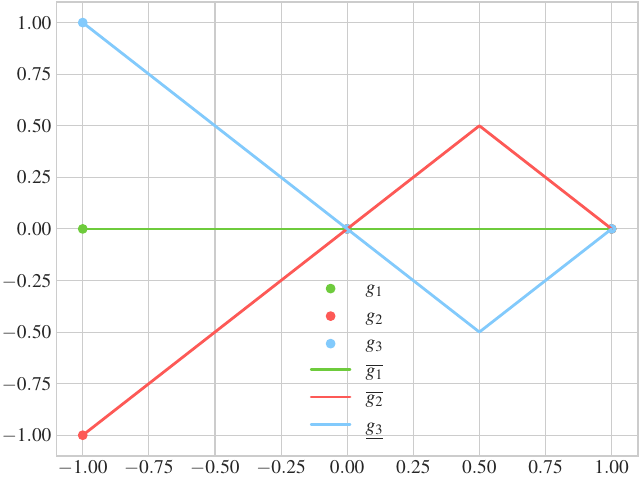

Python code for this plot:
import numpy as np
import matplotlib.pyplot as plt
from matplotlib import rc
from cycler import cycler
#%%
g_1 = lambda x: 0 * x
g_2 = lambda x: -np.abs(x-0.5) + 0.5
g_3 = lambda x: np.abs(x-0.5) - 0.5

#%%
plt.close('all')
#plt.style.use(['ggplot'])
plt.style.use(['seaborn-whitegrid'])
default_cycler = (cycler(color=['xkcd:apple','xkcd:grapefruit',
                                'xkcd:sky','olive',
                                'xkcd:muted blue','peru','tab:pink',
                                'deeppink', 'steelblue', 'tan', 'sienna',\
                                'olive', 'coral']))
tex_font = True
if tex_font:    
    rc('font',**{'family':'lmodern','serif':['Times'],'size':14})
    rc('text', usetex=True)
rc('lines', linewidth=2, linestyle='-')
rc('axes', prop_cycle=default_cycler)

#%%
x = np.linspace(-1,1,520)
o = np.array([-1,0,1])

plt.scatter(o, g_1(o), label='$g_1$')
plt.scatter(o, g_2(o), label='$g_2$')
plt.scatter(o, g_3(o), label='$g_3$')
plt.plot(x,g_1(x), label='$\overline{g_1}$')
plt.plot(x,g_2(x), label=r'$\overline{g_2}$')
plt.plot(x,g_3(x), label=r'$\underline{g_3}$')

plt.legend()
#%%
plt.tight_layout(pad=0.1)
plt.savefig('comp.pdf')
